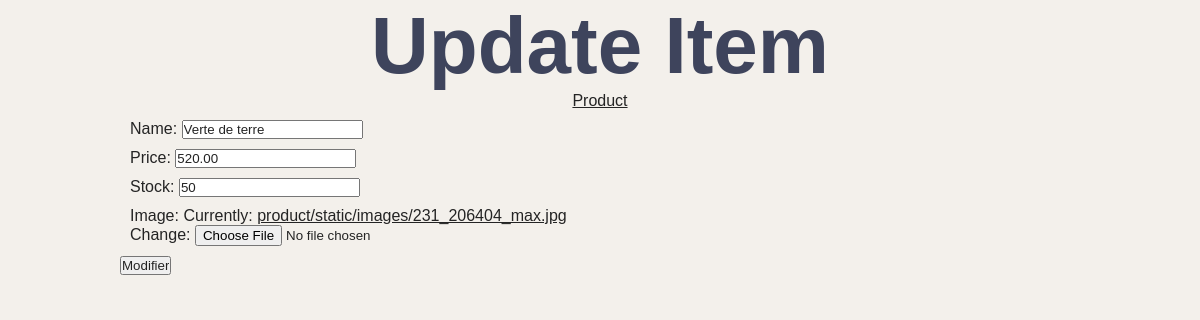
The app's page /product/update/23/ with its own data.
### product/models.py (models this page shows, shortened)
class Item(models.Model):
    name = models.CharField(max_length=200)
    price = models.DecimalField(max_digits=5, decimal_places=2, null=True)
    stock = models.PositiveIntegerField( null=True)
    image = models.ImageField(upload_to='product/static/images/', null=True)

### product/views.py (the view)
# urls.py: path('update/<int:id>/', views.update, name='update'),
def update(request, id):
    context = {}
    item = Item.objects.get(id=id)
    form = ItemForm(request.POST or None, instance=item)
    if form.is_valid():
        form.save()
        return redirect('product:show', id=id)
    context['form'] = form
    return render(request, 'product/update.html', context)

### product/forms.py (shortened to what this page needs)
class ItemForm(forms.ModelForm):
    class Meta:
        model = Item
        fields = ['name', 'price', 'stock', 'image']

### product/templates/product/update.html (shortened to what this page needs)
{% load static %}
<link rel="stylesheet" href="{% static 'style/style.css' %}">
<h1>Update Item</h1>
<div class="center">
    <a class="dark-color" href="/product">Product</a>
</div>
<form method = "POST" enctype="multipart/form-data"  >
    {{ form.as_p }}
    <input type="submit" value="Modifier">
</form>

### product/static/style/style.css (style rules this page uses)
* { margin: 0; padding: 0; box-sizing: border-box; color: rgb(36, 36, 36); font-family: sans-serif; }
h1 { font-size: 80px; color: rgb(62, 68, 92); text-align: center; }
a { color: rgb(36, 36, 36); }
.center { text-align: center; margin: 0 auto; justify-content: center; justify-items: center; justify-self: center; align-items: center; }
form p { margin: 10px; }

### records on screen
Item: name "Verte de terre", price "520.00", stock "50"
